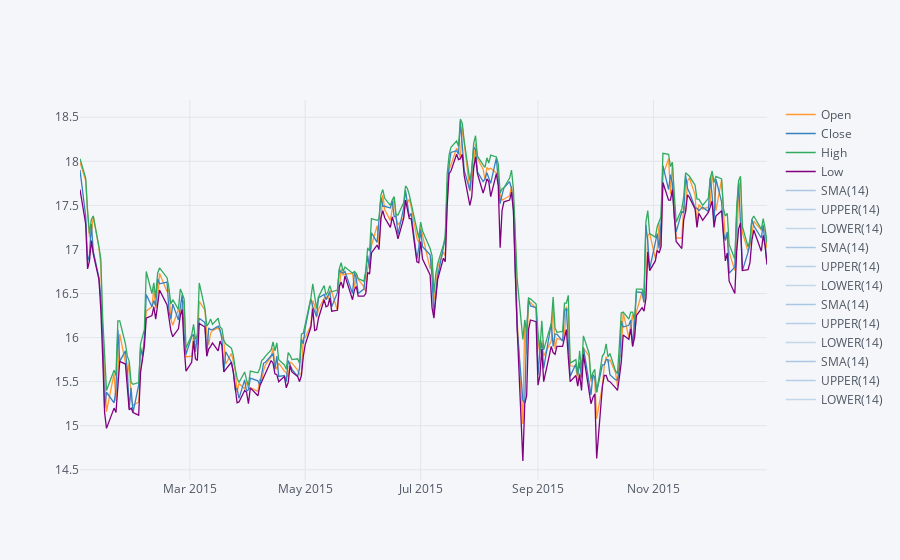

Notebook source saved alongside this figure:
### Markdown cell above
**Using .ta_plot(study='boll') to create a Bollinger Band Plot for Bank of America for the year 2015.**

We can see our lines don't over/under estimate any points as does a SMA. The Bollinger Band is based on SD so they adjust to volatility quite well

### Code cell
BAC[['Open','Close','High','Low']]['2015-01-01':'2015-12-31'].ta_plot(study='boll')

### Figure 1 — Plotly figure (JSON) as saved in the notebook; plotly's stock layout.template omitted (floating-point values rounded to 4 significant figures; data arrays with more than 128 entries replaced by an {"elided": "..."} marker saying what was removed)
{"data": [{"line": {"color": "rgba(255, 153, 51, 1.0)", "dash": "solid", "shape": "linear", "width": 1.3}, "mode": "lines", "name": "Open", "text": "", "type": "scatter", "x": {"elided": "252 str values"}, "y": {"elided": "252 float values"}}, {"line": {"color": "rgba(55, 128, 191, 1.0)", "dash": "solid", "shape": "linear", "width": 1.3}, "mode": "lines", "name": "Close", "text": "", "type": "scatter", "x": {"elided": "252 str values"}, "y": {"elided": "252 float values"}}, {"line": {"color": "rgba(50, 171, 96, 1.0)", "dash": "solid", "shape": "linear", "width": 1.3}, "mode": "lines", "name": "High", "text": "", "type": "scatter", "x": {"elided": "252 str values"}, "y": {"elided": "252 float values"}}, {"line": {"color": "rgba(128, 0, 128, 1.0)", "dash": "solid", "shape": "linear", "width": 1.3}, "mode": "lines", "name": "Low", "text": "", "type": "scatter", "x": {"elided": "252 str values"}, "y": {"elided": "252 float values"}}, {"line": {"color": "rgba(55, 128, 191, 0.4000000000000002)", "dash": "solid", "shape": "linear", "width": 1.3}, "mode": "lines", "name": "SMA(14)", "text": "", "type": "scatter", "x": {"elided": "252 str values"}, "y": {"elided": "252x4 mixed values"}}, {"line": {"color": "rgba(55, 128, 191, 0.33333333333333354)", "dash": "solid", "shape": "linear", "width": 1.3}, "mode": "lines", "name": "UPPER(14)", "text": "", "type": "scatter", "x": {"elided": "252 str values"}, "y": {"elided": "252x4 mixed values"}}, {"line": {"color": "rgba(55, 128, 191, 0.2666666666666669)", "dash": "solid", "shape": "linear", "width": 1.3}, "mode": "lines", "name": "LOWER(14)", "text": "", "type": "scatter", "x": {"elided": "252 str values"}, "y": {"elided": "252x4 mixed values"}}, {"line": {"color": "rgba(55, 128, 191, 0.4000000000000002)", "dash": "solid", "shape": "linear", "width": 1.3}, "mode": "lines", "name": "SMA(14)", "text": "", "type": "scatter", "x": {"elided": "252 str values"}, "y": {"elided": "252x4 mixed values"}}, {"line": {"color": "rgba(55, 128, 191, 0.33333333333333354)", "dash": "solid", "shape": "linear", "width": 1.3}, "mode": "lines", "name": "UPPER(14)", "text": "", "type": "scatter", "x": {"elided": "252 str values"}, "y": {"elided": "252x4 mixed values"}}, {"line": {"color": "rgba(55, 128, 191, 0.2666666666666669)", "dash": "solid", "shape": "linear", "width": 1.3}, "mode": "lines", "name": "LOWER(14)", "text": "", "type": "scatter", "x": {"elided": "252 str values"}, "y": {"elided": "252x4 mixed values"}}, {"line": {"color": "rgba(55, 128, 191, 0.4000000000000002)", "dash": "solid", "shape": "linear", "width": 1.3}, "mode": "lines", "name": "SMA(14)", "text": "", "type": "scatter", "x": {"elided": "252 str values"}, "y": {"elided": "252x4 mixed values"}}, {"line": {"color": "rgba(55, 128, 191, 0.33333333333333354)", "dash": "solid", "shape": "linear", "width": 1.3}, "mode": "lines", "name": "UPPER(14)", "text": "", "type": "scatter", "x": {"elided": "252 str values"}, "y": {"elided": "252x4 mixed values"}}, {"line": {"color": "rgba(55, 128, 191, 0.2666666666666669)", "dash": "solid", "shape": "linear", "width": 1.3}, "mode": "lines", "name": "LOWER(14)", "text": "", "type": "scatter", "x": {"elided": "252 str values"}, "y": {"elided": "252x4 mixed values"}}, {"line": {"color": "rgba(55, 128, 191, 0.4000000000000002)", "dash": "solid", "shape": "linear", "width": 1.3}, "mode": "lines", "name": "SMA(14)", "text": "", "type": "scatter", "x": {"elided": "252 str values"}, "y": {"elided": "252x4 mixed values"}}, {"line": {"color": "rgba(55, 128, 191, 0.33333333333333354)", "dash": "solid", "shape": "linear", "width": 1.3}, "mode": "lines", "name": "UPPER(14)", "text": "", "type": "scatter", "x": {"elided": "252 str values"}, "y": {"elided": "252x4 mixed values"}}, {"line": {"color": "rgba(55, 128, 191, 0.2666666666666669)", "dash": "solid", "shape": "linear", "width": 1.3}, "mode": "lines", "name": "LOWER(14)", "text": "", "type": "scatter", "x": {"elided": "252 str values"}, "y": {"elided": "252x4 mixed values"}}], "layout": {"legend": {"bgcolor": "#F5F6F9", "font": {"color": "#4D5663"}}, "paper_bgcolor": "#F5F6F9", "plot_bgcolor": "#F5F6F9", "title": {"font": {"color": "#4D5663"}}, "xaxis": {"gridcolor": "#E1E5ED", "showgrid": true, "tickfont": {"color": "#4D5663"}, "title": {"font": {"color": "#4D5663"}, "text": ""}, "zerolinecolor": "#E1E5ED"}, "yaxis": {"gridcolor": "#E1E5ED", "showgrid": true, "tickfont": {"color": "#4D5663"}, "title": {"font": {"color": "#4D5663"}, "text": ""}, "zerolinecolor": "#E1E5ED"}}}
